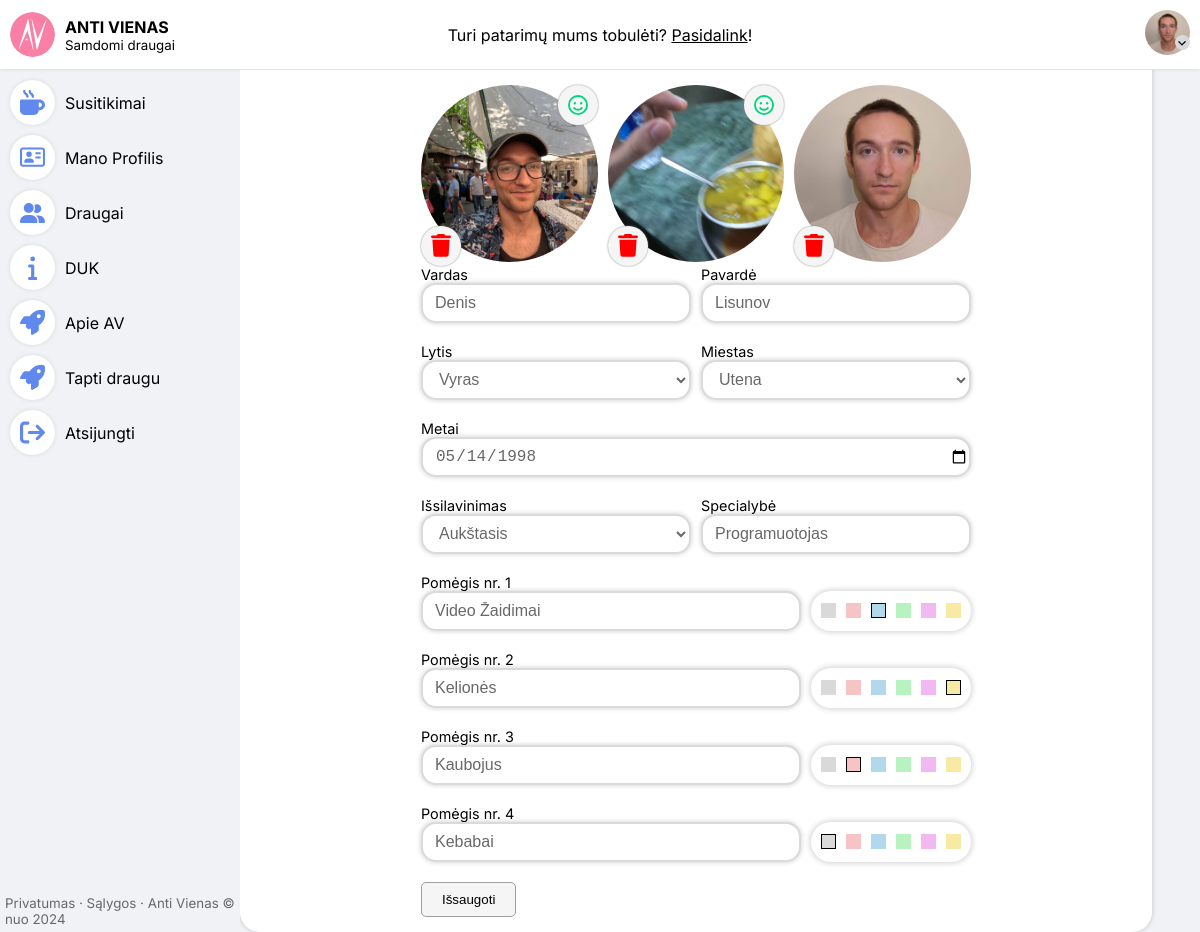
The app's page /atnaujinti-profili (signed in) with its own data.
### antivienas/database/models.py (models this page shows, shortened)
class User(AbstractUser):
    is_id_verified =    models.BooleanField(default=False)
    id_img =            models.ImageField(upload_to=user_img_upload_path, blank=True, null=True)
    profile_type =      models.CharField(max_length=6, choices=ProfileTypes, default=ProfileTypes.USER)
    birthday =          models.DateField(default=dt.date(1998,5,14))
    city =              models.CharField(max_length=15,choices=CityOfService,null=True,blank=True)
    job =               models.CharField(max_length=40, blank=True)
    description =       models.TextField(max_length=2500, blank=True)
    gender =            models.CharField(max_length=10, choices=Genders, blank=True, null=True)
    education =         models.CharField(max_length=15, choices=EducationChoices, blank=True, null=True)
    selected_avatar =  models.SmallIntegerField(default=0)
    interest_one =      models.CharField(max_length=50, blank=True)
    interest_two =      models.CharField(max_length=50, blank=True)
    interest_three =    models.CharField(max_length=50, blank=True)
    interest_four =     models.CharField(max_length=50, blank=True)
    interest_color_one =    models.CharField(max_length=7, choices=InterestColorHexes, default=InterestColorHexes.GRAY)
    interest_color_two =    models.CharField(max_length=7, choices=InterestColorHexes, default=InterestColorHexes.GRAY)
    interest_color_three =  models.CharField(max_length=7, choices=InterestColorHexes, default=InterestColorHexes.GRAY)
    interest_color_four =   models.CharField(max_length=7, choices=InterestColorHexes, default=InterestColorHexes.GRAY)
    orders_completed =  models.PositiveIntegerField(default=0)
    @property
    def avatar(self):
        return UserProfilePicture.avatar(self)

class UserProfilePicture(models.Model):
    user = models.ForeignKey(User, on_delete=models.CASCADE, related_name="images")
    image = models.ImageField(upload_to=user_img_upload_path)
    is_avatar = models.BooleanField(default=False)
    created =   models.DateTimeField(auto_now_add=True)
    @classmethod
    def avatar(cls, user):
        try:
            image = UserProfilePicture.objects.filter(user=user, is_avatar=True)[0]
        except:
            return None
        return image

### antivienas/backend/views.py (the view, shortened to what this page needs)
# urls.py: path("atnaujinti-profili", views.profile_update_action, name="profile-update"),
@login_required
def profile_update_action(request):
    template = "pages/profile/profile-update.html"
    context = {'colors':COLORS,
               'cities': CITY_CHOICES,
               'educations':EDU_CHOICES,
               'genders':GENDERS,}
    context['images'] = request.user.images.all().order_by("created")
    return render(request, template, context)

### antivienas/frontend/templates/pages/profile/profile-update.html (shortened to what this page needs)
<!DOCTYPE html>
{% load static %}
<html lang="lt">
<head>
    <link rel="stylesheet" href="{% static 'styles/style.css' %}" />
</head>
<body>
    {% include "components/top-nav.html" %}
    <main class="main-double-split">
        <div class="left-container">
            {% include "components/side-nav.html" %}
            {% include "components/terms-of-service.html" %}
        </div>
        <div class="middle-container">
            <div class="background-blob">
              {% include "components/user-images.html" %}
              <form action="{% url 'profile-update' %}" method="post" class="profile-update-form">
                  <div class="flex-col-wrapper">
                      <div class="field">
                          <label for="first_name">Vardas</label>
                          <input type="text" name="first_name" value="{{request.user.first_name}}">
                      </div>
                      <div class="field">
                          <label for="last_name">Pavardė</label>
                          <input type="text" name="last_name" value="{{request.user.last_name}}">
                      </div>
                  </div>
                  <div class="flex-col-wrapper">
                    <div class="field">
                      <label for="gender">Lytis</label>
                      <select name="gender" id="">
                          {% for key, value in genders.items %}
                          <option value="{{key}}" {% if value == request.user.gender %} selected {% endif %}>{{value}}</option>
                          {% endfor %}
                      </select>
                    </div>
                    <div class="field">
                        <label for="city">Miestas</label>
                        <select name="city" id="">
                            {% for key, value in cities.items %}
                            <option value="{{key}}" {% if request.user.city == value %} selected {% endif %}>{{value}}</option>
                            {% endfor %}
                        </select>
                    </div>
                  </div>
                    <div class="field">
                        <label for="birthday-year">Metai</label>
                        <input type="date" name="birthday" value="{{request.user.birthday|date:'Y-m-d'}}">
                    </div>
                  <div class="flex-col-wrapper">
                      <div class="field">
                        <label for="education">Išsilavinimas</label>
                        <select name="education" id="">
                            {% for key, value in educations.items %}
                            <option value="{{key}}" {% if value == request.user.education %} selected {% endif %}>{{value}}</option>
                            {% endfor %}
                        </select>
                        </div>
                      <div class="field">
                          <label for="job">Specialybė</label>
                          <input type="text" name="job" id="" maxlength="40" value="{{request.user.job}}">
                      </div>
                  </div>
                  <div class="field">
                      <div class="flex-col">
                          <label for="interest_one">Pomėgis nr. 1</label>
                          <div class="color-picker-wrapper">
                              <input type="text" name="interest_one" id="" maxlength="50" value="{{request.user.interest_one}}">
                              <div class="color-picker" id="color-picker-one">
                                {% include 'components/color-boxes.html' %}
                              </div>
                          </div>
                      </div>
                  </div>
                  <div class="field">
                      <label for="interest_two">Pomėgis nr. 2</label>
                      <div class="color-picker-wrapper">
                          <input type="text" name="interest_two" id="" maxlength="50" value="{{request.user.interest_two}}">
                          <div class="color-picker" id="color-picker-two">
                            {% include 'components/color-boxes.html' %}
                          </div>
                      </div>
                  </div>
                  <div class="field">
                      <label for="interest_three">Pomėgis nr. 3</label>
                      <div class="color-picker-wrapper">
                          <input type="text" name="interest_three" id="" maxlength="50" value="{{request.user.interest_three}}">
                          <div class="color-picker" id="color-picker-three">
                            {% include 'components/color-boxes.html' %}
                          </div>
                      </div>
                  </div>
                  <div class="field">
                    <label for="interest_four">Pomėgis nr. 4</label>
                    <div class="color-picker-wrapper">
                        <input type="text" name="interest_four" id="" maxlength="50" value="{{request.user.interest_four}}">
                        <div class="color-picker" id="color-picker-four">
                            {% include 'components/color-boxes.html' %}
                        </div>
                    </div>
                  </div>
                <div class="btn-container btn-bottom-container">
                  <button type="submit" id="block-btn">Išsaugoti</button>
              </div>
            </form>
            </div>
        </div>
    </main>
</body>
</html>

### antivienas/frontend/templates/components/top-nav.html (shortened to what this page needs)
{% load static %}
<nav class="nav-top">
    <div class="logo-container">
        <a href="{% url 'index' %}">
            <img src="{% static 'assets/antivienas-logo.svg' %}" alt="">
            <div class="site-title">
                <h1>Anti Vienas</h1>
                <small>Samdomi draugai</small>
            </div>
        </a>
    </div>
    <div class="guide-container">
        <p>Turi patarimų mums tobulėti? <a href="#">Pasidalink</a>!</p>
    </div>
    <div class="user-container">
        {% if request.user.is_authenticated %}
        <div id="expandable" class="user-expandable" x-data="{ open: false }" @click="open = ! open">
            {% if request.user.avatar %}
            <img src="{{ request.user.avatar.image.url }}" alt="">
            {% else %}
            <img src="{% static 'assets/user-no-avatar.png' %}" alt="">
            {% endif %}
            <div class="expander">
            </div>
        </div>
        {% else %}
        <a href="{% url 'login' %}">Prisijungti</a>
        {% endif %}
    </div>
</nav>

### antivienas/frontend/templates/components/user-images.html (shortened to what this page needs)
{% load static %}
<div id="img-update-section" class="img-update-section">
    {% if images.0 %}
    <div class="img-shell">
    <img src="{{ images.0.image.url }}" alt="">
    <form class="delete-action" hx-post="{% url 'image-delete' 0 %}" hx-target="#img-update-section" hx-swap="outerHTML" hx-trigger="click">
    </form>
    {% if request.user.avatar != images.0 %}
    <form class="avatar-action" hx-post="{% url 'set-avatar' 0 %}" hx-target="#img-update-section" hx-swap="outerHTML" hx-trigger="click">
    </form>
    {% endif %}
    </div>
    {% if images.1 %}
    <div class="img-shell">
    <img src="{{ images.1.image.url }}" alt="">
    <form class="delete-action" hx-post="{% url 'image-delete' 1 %}" hx-target="#img-update-section" hx-swap="outerHTML" hx-trigger="click">
    </form>
    {% if request.user.avatar != images.1 %}
    <form class="avatar-action" hx-post="{% url 'set-avatar' 1 %}" hx-target="#img-update-section" hx-swap="outerHTML" hx-trigger="click">
    </form>
    {% endif %}
    </div>
        {% if images.2 %}
    <div class="img-shell">
    <img src="{{ images.2.image.url }}" alt="">
    <form class="delete-action" hx-post="{% url 'image-delete' 2 %}" hx-target="#img-update-section" hx-swap="outerHTML" hx-trigger="click">
        </form>
    </div>
        {% endif %}
    {% endif %}
    {% endif %}
</div>

### static/styles/style.css (style rules this page uses)
:root { --bg: #F0F2F5; --component-bg: white; --text: black; --gray: #686868; --light-gray: #D9D9D9; --nav-hover: #E8E9EA; --fade: #00000025; --expander-gray: #EAEAEA; --blue: #5f89ec; --soft-blue: #C9DEFF; --blue-hover: #81a6fd; --blue-notification: #A5CFED; --star-color: #FFD600; --yellow: #F6EAA5; --checkmark-color: #3c9940; --light-green: #CFF8D1; --light-green-hover: #b0f5b6; --accept-color: #84DC75; --pink: #F97FA4; --red: #FF8C8C; }
*,*::before,*::after { box-sizing: border-box; margin: 0; }
html, body { height: 100%; }
body { font-family: 'Inter', sans-serif; background-color: var(--bg); }
a { color: var(--text); text-decoration: none; }
.nav-top { display: grid; padding: 10px; grid-template-columns: 0.7fr 1fr 0.7fr; align-items: center; background-color: var(--component-bg); box-shadow: 0px 0px 4px 0px var(--fade); position: absolute; width: 100%; }
.nav-top .logo-container a { display: flex; gap: 10px; text-decoration: none; }
.nav-top img { max-width: 45px; border-radius: 50%; }
.nav-top .site-title { display: flex; flex-direction: column; justify-content: center; }
.nav-top .guide-container { display: flex; justify-content: center; }
.nav-top .guide-container a { text-decoration: underline; }
.nav-top .user-container { display: flex; justify-content: end; }
.nav-top h1 { text-transform: uppercase; font-size: 16px; }
.nav-top small { color: var(--pre-text); }
.nav-top .user-expandable { position: relative; }
.nav-top .expander { position: absolute; right: 0px; top: 25px; width: 15px; height: 15px; background-color: var(--light-gray); border-radius: 50%; justify-content: center; display: flex; align-items: center; }
.expander svg { width: 10px; height: 10px; }
.main-double-split { display: grid; grid-template-columns: 1fr 4fr; }
main { padding-top: 70px; height: 100%; }
.left-container { padding: 5px; display: flex; flex-direction: column; justify-content: space-between; }
.middle-container { align-items: center; -ms-overflow-style: none; scrollbar-width: none; overflow-y: scroll; }
.action-part a, .btn-container a, .btn-container button { height: 35px; padding: 0 20px; border: 1px solid #a19e9e; background: #f5f5f5; border-radius: 5px; cursor: pointer; text-decoration: none; align-content: center; text-align: center; display: flex; justify-content: center; align-items: center; gap: 5px; }
.background-blob { background: white; border-radius: 0px 0px 20px 20px; box-shadow: 0px 0px 4px 1px var(--fade); width: 95%; position: relative; background: white; padding: 15px; min-height: 90%; }
.btn-container { display: flex; gap: 10px; font-size: 0.95em; }
.btn-bottom-container { margin-top: 20px; align-items: end; flex: 1; }
.profile-update-form { max-width: 550px; margin: auto; width: 100%; }
.profile-update-form .field { margin-bottom: 20px; width: 100%; }
.profile-update-form label { display: block; font-size: 0.9rem; }
.profile-update-form input[type=text], .profile-update-form input[type=date], .profile-update-form select { border-radius: 15px; border: 2px solid var(--fade); box-shadow: 0px 0px 4px 1px var(--fade); padding-left: 12px; background-color: white; height: 40px; width: 100%; font-size: 1rem; color: var(--gray); transition: 0.3s; }
.profile-update-form .color-picker-wrapper, .profile-update-form .flex-col-wrapper { display: flex; gap: 10px; }
.profile-update-form .color-picker { display: flex; width: fit-content; gap: 10px; background: white; box-shadow: 0px 0px 5px 2px var(--fade); padding: 10px; border-radius: 20px; align-items: center; }
.img-update-section { display: flex; max-width: 550px; margin: auto; gap: 10px; }
.img-update-section img { width: 100%; max-width: 180px; border-radius: 50%; }
.img-update-section .img-shell { position: relative; }
.img-update-section .delete-action, .img-update-section .upload-action, .img-update-section .avatar-action { max-width: 40px; max-height: 40px; width: 100%; height: 100%; position: absolute; display: flex; justify-content: center; align-items: center; box-shadow: 0px 0px 2px 0px gray; bottom: 0; background-color: whitesmoke; border-radius: 50%; }
.img-update-section .avatar-action { top: 0; right: 0; }
.img-update-section svg { max-width: 20px; width: 100%; }
.img-update-section .delete-action svg { fill: red; }
.img-update-section .avatar-action svg { fill: #02D67D; }

### records on screen
User: user.avatar.image (picture), first_name "Denis", last_name "Lisunov", gender "Vyras", city "Utena", birthday "05/14/1998", education "Aukštasis", job "Programuotojas", interest_one "Video Žaidimai", interest_two "Kelionės", interest_three "Kaubojus", interest_four "Kebabai"
UserProfilePicture: user+image (picture)
UserProfilePicture: user+image (picture)
UserProfilePicture: user+image (picture)
